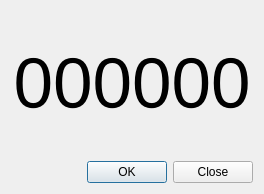
<?xml version="1.0" encoding="UTF-8"?>
<ui version="4.0">
 <class>TotpKeyDisplayDialog</class>
 <widget class="QWidget" name="TotpKeyDisplayDialog">
  <property name="geometry">
   <rect>
    <x>0</x>
    <y>0</y>
    <width>264</width>
    <height>194</height>
   </rect>
  </property>
  <property name="windowTitle">
   <string>Scan TOTP Key</string>
  </property>
  <layout class="QVBoxLayout" name="verticalLayout">
   <item>
    <widget class="QLabel" name="totpKeyLabel">
     <property name="font">
      <font>
       <pointsize>53</pointsize>
      </font>
     </property>
     <property name="text">
      <string>000000</string>
     </property>
     <property name="alignment">
      <set>Qt::AlignCenter</set>
     </property>
    </widget>
   </item>
   <item>
    <widget class="QDialogButtonBox" name="buttonBox">
     <property name="standardButtons">
      <set>QDialogButtonBox::Close|QDialogButtonBox::Ok</set>
     </property>
    </widget>
   </item>
  </layout>
 </widget>
 <resources/>
 <connections/>
</ui>
